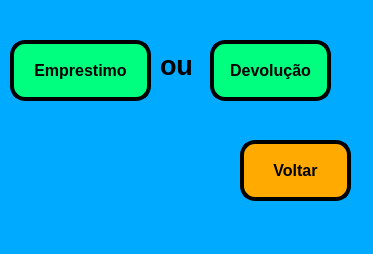
<?xml version="1.0" encoding="UTF-8"?>
<ui version="4.0">
 <class>MainWindow</class>
 <widget class="QMainWindow" name="MainWindow">
  <property name="geometry">
   <rect>
    <x>0</x>
    <y>0</y>
    <width>373</width>
    <height>254</height>
   </rect>
  </property>
  <property name="windowTitle">
   <string>Emprestimo ou Devolução</string>
  </property>
  <property name="styleSheet">
   <string notr="true">background-color: rgb(0, 170, 255);</string>
  </property>
  <widget class="QWidget" name="centralwidget">
   <widget class="QPushButton" name="pushButton">
    <property name="geometry">
     <rect>
      <x>240</x>
      <y>140</y>
      <width>111</width>
      <height>61</height>
     </rect>
    </property>
    <property name="font">
     <font>
      <pointsize>12</pointsize>
      <weight>75</weight>
      <bold>true</bold>
     </font>
    </property>
    <property name="styleSheet">
     <string notr="true">background-color: rgb(255, 170, 0);
border-radius: 15px;
border-style: outset;
border-width: 4px;
border-color: black;</string>
    </property>
    <property name="text">
     <string>Voltar</string>
    </property>
    <property name="icon">
     <iconset>
      <normaloff>voltar.png</normaloff>voltar.png</iconset>
    </property>
   </widget>
   <widget class="QPushButton" name="pushButton_2">
    <property name="geometry">
     <rect>
      <x>210</x>
      <y>40</y>
      <width>121</width>
      <height>61</height>
     </rect>
    </property>
    <property name="font">
     <font>
      <pointsize>12</pointsize>
      <weight>75</weight>
      <bold>true</bold>
     </font>
    </property>
    <property name="styleSheet">
     <string notr="true">background-color: rgb(0, 255, 127);
border-radius: 15px;
border-style: outset;
border-width: 4px;
border-color: black;</string>
    </property>
    <property name="text">
     <string>Devolução</string>
    </property>
   </widget>
   <widget class="QPushButton" name="pushButton_1">
    <property name="geometry">
     <rect>
      <x>10</x>
      <y>40</y>
      <width>141</width>
      <height>61</height>
     </rect>
    </property>
    <property name="font">
     <font>
      <pointsize>12</pointsize>
      <weight>75</weight>
      <bold>true</bold>
     </font>
    </property>
    <property name="styleSheet">
     <string notr="true">background-color: rgb(0, 255, 127);
border-radius: 15px;
border-style: outset;
border-width: 4px;
border-color: black;</string>
    </property>
    <property name="text">
     <string>Emprestimo</string>
    </property>
   </widget>
   <widget class="QLabel" name="label_7">
    <property name="geometry">
     <rect>
      <x>160</x>
      <y>50</y>
      <width>41</width>
      <height>31</height>
     </rect>
    </property>
    <property name="font">
     <font>
      <pointsize>20</pointsize>
      <weight>75</weight>
      <bold>true</bold>
     </font>
    </property>
    <property name="text">
     <string>ou</string>
    </property>
   </widget>
  </widget>
  <widget class="QMenuBar" name="menubar">
   <property name="geometry">
    <rect>
     <x>0</x>
     <y>0</y>
     <width>373</width>
     <height>26</height>
    </rect>
   </property>
  </widget>
  <widget class="QStatusBar" name="statusbar"/>
 </widget>
 <resources/>
 <connections/>
</ui>
